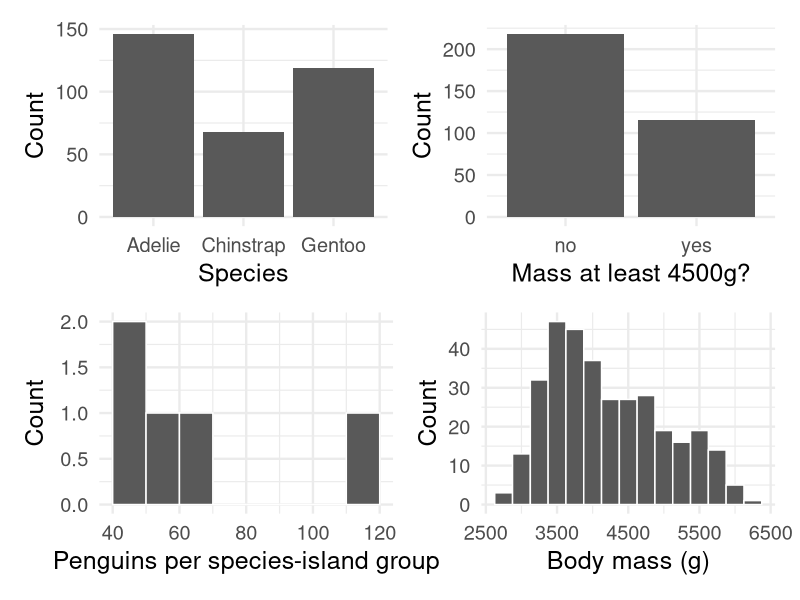
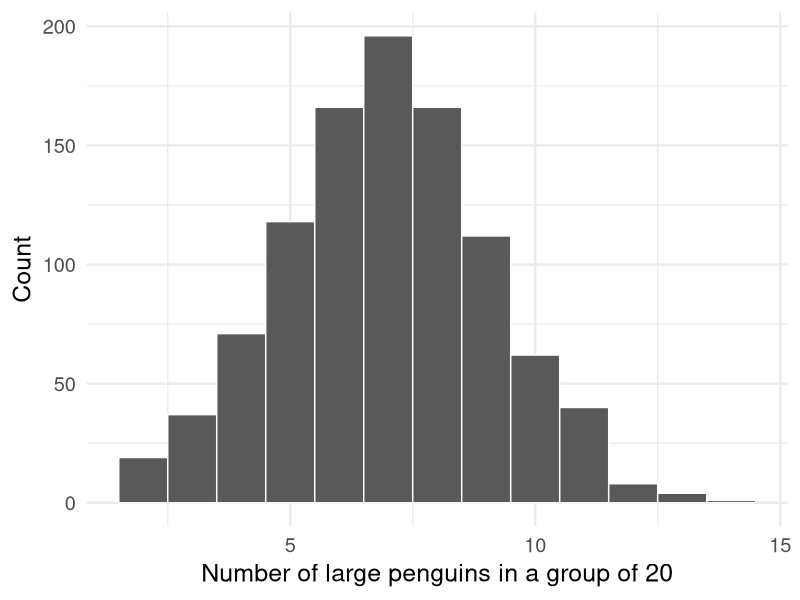
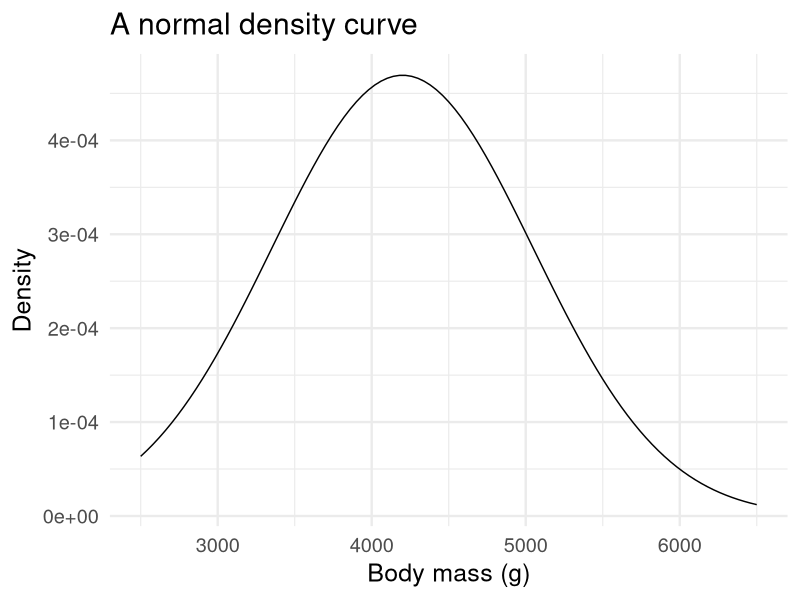
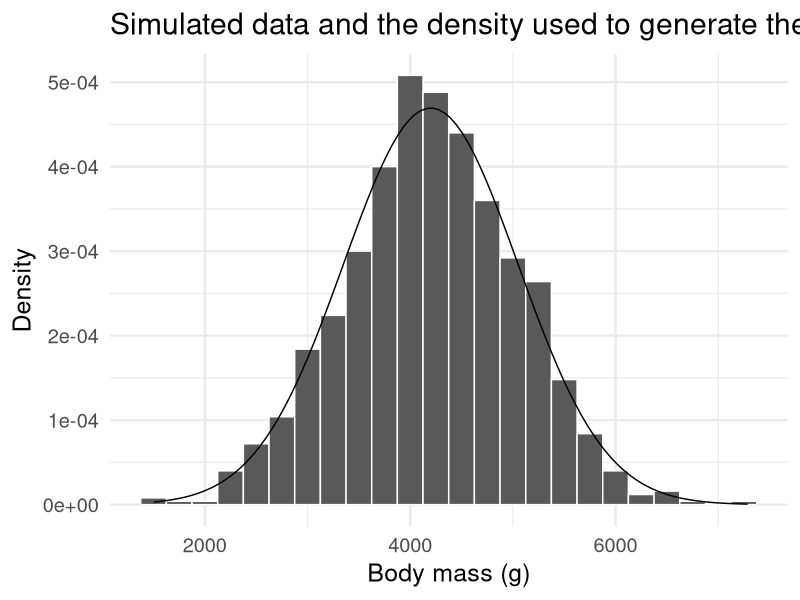
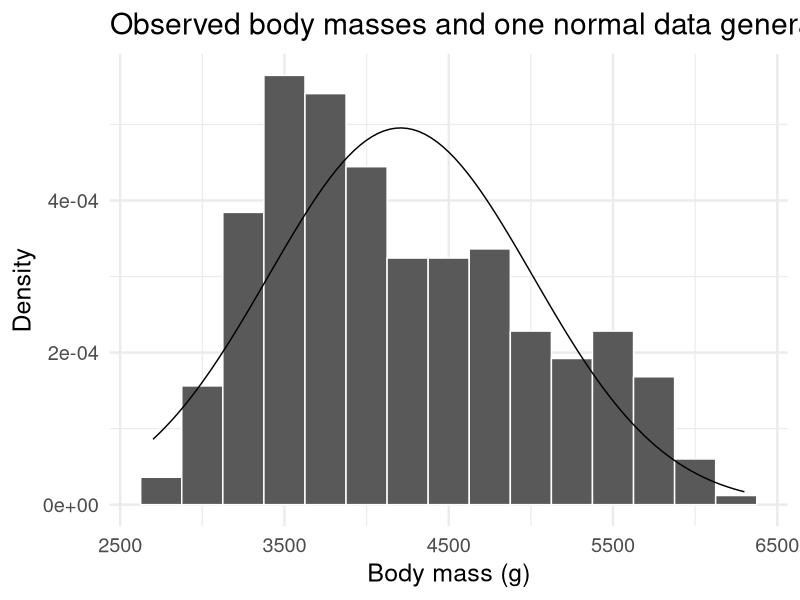
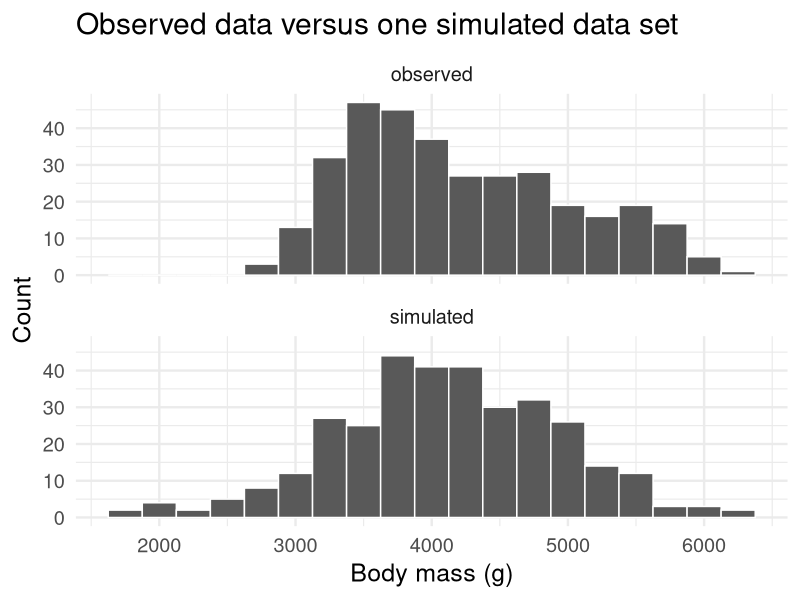
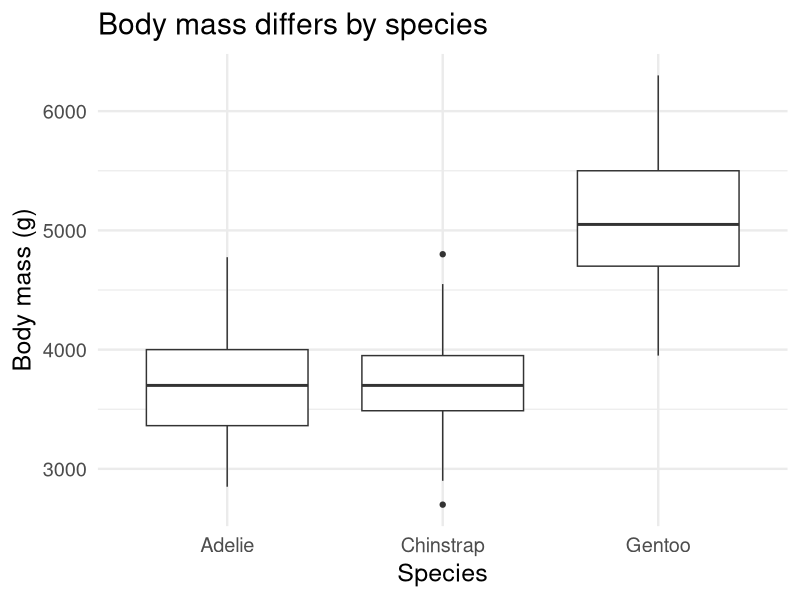
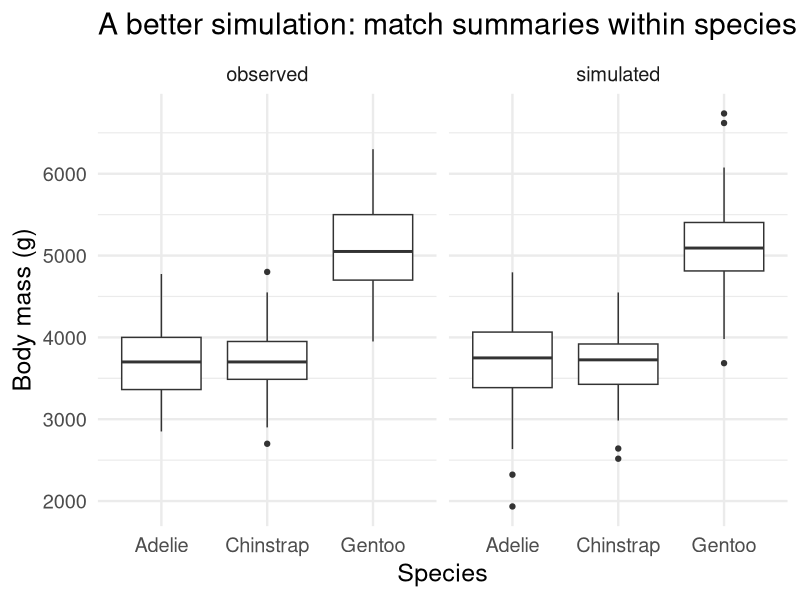

Generate these figures, in order, with R:
## ---- chunk 1
#| include: false
library(tidyverse)
library(palmerpenguins)
library(patchwork)

set.seed(323)
theme_set(theme_minimal(base_size = 18))

penguins_clean <- penguins |>
  drop_na(species, island, bill_length_mm, flipper_length_mm,
          body_mass_g, sex) |>
  mutate(
    large_penguin = body_mass_g >= 4500,
    species = fct_drop(species),
    island = fct_drop(island),
    sex = fct_drop(sex)
  )

group_counts <- penguins_clean |>
  count(species, island, name = "n_penguins")
## ---- chunk 2
set.seed(323)
rnorm(5)
## ---- chunk 3
set.seed(323)
rnorm(5)
## ---- chunk 4
penguins_clean |>
  glimpse()
## ---- chunk 5
#| echo: false
#| message: false
p1 <- penguins_clean |>
  ggplot(aes(x = species)) +
  geom_bar() +
  labs(x = "Species", y = "Count")

p2 <- penguins_clean |>
  mutate(large_penguin = if_else(large_penguin, "yes", "no")) |>
  ggplot(aes(x = large_penguin)) +
  geom_bar() +
  labs(x = "Mass at least 4500g?", y = "Count")

p3 <- group_counts |>
  ggplot(aes(x = n_penguins)) +
  geom_histogram(binwidth = 10, boundary = 0, color = "white") +
  labs(x = "Penguins per species-island group", y = "Count")

p4 <- penguins_clean |>
  ggplot(aes(x = body_mass_g)) +
  geom_histogram(binwidth = 250, color = "white") +
  labs(x = "Body mass (g)", y = "Count")

(p1 | p2) / (p3 | p4)
## ---- chunk 6
sample(
  x = c("Adelie", "Chinstrap", "Gentoo"),
  size = 10,
  replace = TRUE
)
## ---- chunk 7
sample(c("Adelie", "Chinstrap", "Gentoo"),
       size = 10, replace = TRUE, prob = c(.44, .20, .36))
## ---- chunk 8
species_probs <- penguins_clean |>
  count(species) |>
  mutate(prob = n / sum(n))

species_probs
## ---- chunk 9
sim_species <- sample(
  x = species_probs$species,
  size = nrow(penguins_clean),
  replace = TRUE,
  prob = species_probs$prob
)

tibble(species = sim_species) |>
  count(species) |>
  mutate(prop = n / sum(n))
## ---- chunk 10
rbinom(n = 10, size = 1, prob = .30)
## ---- chunk 11
rbinom(n = 10, size = 20, prob = .30)
## ---- chunk 12
p_large <- mean(penguins_clean$large_penguin)
p_large
## ---- chunk 13
sim_large <- rbinom(
  n = nrow(penguins_clean),
  size = 1,
  prob = p_large
)

mean(sim_large)
## ---- chunk 14
#| echo: false
#| message: false
binomial_counts <- tibble(
  n_large = rbinom(n = 1000, size = 20, prob = p_large)
)

binomial_counts |>
  ggplot(aes(x = n_large)) +
  geom_histogram(binwidth = 1, boundary = -.5, color = "white") +
  labs(x = "Number of large penguins in a group of 20",
       y = "Count")
## ---- chunk 15
rpois(n = 20, lambda = 3)
## ---- chunk 16
group_counts
## ---- chunk 17
rpois(n = 10, lambda = group_counts$n_penguins)
## ---- chunk 18
rnorm(n = 10, mean = 4000, sd = 500)
## ---- chunk 19
#| echo: false
#| message: false
tibble(x = seq(2500, 6500, length.out = 200)) |>
  ggplot(aes(x = x)) +
  stat_function(
    fun = dnorm,
    args = list(mean = 4200, sd = 850)
  ) +
  labs(x = "Body mass (g)", y = "Density",
       title = "A normal density curve")
## ---- chunk 20
#| echo: false
#| message: false
sim_body <- tibble(
  body_mass_g = rnorm(1000, mean = 4200, sd = 850)
)

sim_body |>
  ggplot(aes(x = body_mass_g)) +
  geom_histogram(aes(y = after_stat(density)),
                 binwidth = 250, color = "white") +
  stat_function(
    fun = dnorm,
    args = list(mean = 4200, sd = 850)
  ) +
  labs(x = "Body mass (g)", y = "Density",
       title = "Simulated data and the density used to generate them")
## ---- chunk 21
#| echo: false
#| message: false
body_mean <- mean(penguins_clean$body_mass_g)
body_sd <- sd(penguins_clean$body_mass_g)

penguins_clean |>
  ggplot(aes(x = body_mass_g)) +
  geom_histogram(aes(y = after_stat(density)),
                 binwidth = 250, color = "white") +
  stat_function(
    fun = dnorm,
    args = list(mean = body_mean, sd = body_sd)
  ) +
  labs(x = "Body mass (g)", y = "Density",
       title = "Observed body masses and one normal data generative model")
## ---- chunk 22
body_moments <- penguins_clean |>
  summarize(
    mean_body = mean(body_mass_g),
    sd_body = sd(body_mass_g),
    n = n()
  )

sim_penguins_1 <- tibble(
  body_mass_g = rnorm(body_moments$n,
                      body_moments$mean_body,
                      body_moments$sd_body)
)

body_moments
## ---- chunk 23
#| echo: false
#| message: false
observed_body <- penguins_clean |>
  transmute(source = "observed", body_mass_g)

sim_body_1 <- sim_penguins_1 |>
  transmute(source = "simulated", body_mass_g)

bind_rows(observed_body, sim_body_1) |>
  ggplot(aes(x = body_mass_g)) +
  geom_histogram(binwidth = 250, color = "white") +
  facet_wrap(~ source, ncol = 1) +
  labs(x = "Body mass (g)", y = "Count",
       title = "Observed data versus one simulated data set")
## ---- chunk 24
#| echo: false
#| message: false
penguins_clean |>
  ggplot(aes(x = species, y = body_mass_g)) +
  geom_boxplot() +
  labs(x = "Species", y = "Body mass (g)",
       title = "Body mass differs by species")
## ---- chunk 25
species_moments <- penguins_clean |>
  group_by(species) |>
  summarize(n = n(),
            mean_body = mean(body_mass_g),
            sd_body = sd(body_mass_g),
            .groups = "drop")

sim_penguins_2 <- species_moments |>
  rowwise() |>
  mutate(body_mass_g = list(rnorm(n, mean_body, sd_body))) |>
  unnest(body_mass_g) |>
  select(species, body_mass_g)

species_moments
## ---- chunk 26
#| echo: false
#| message: false
observed_by_species <- penguins_clean |>
  transmute(source = "observed", species, body_mass_g)

sim_by_species <- sim_penguins_2 |>
  mutate(source = "simulated")

bind_rows(observed_by_species, sim_by_species) |>
  ggplot(aes(x = species, y = body_mass_g)) +
  geom_boxplot() +
  facet_wrap(~ source) +
  labs(x = "Species", y = "Body mass (g)",
       title = "A better simulation: match summaries within species")
## ---- chunk 27
sim_penguins_3 <- tibble(
  species = sample(species_probs$species, nrow(penguins_clean),
                   replace = TRUE, prob = species_probs$prob)
) |>
  left_join(species_moments, by = "species") |>
  mutate(body_mass_g = rnorm(n(), mean_body, sd_body)) |>
  select(species, body_mass_g)
## ---- chunk 28
#| echo: false
#| message: false
obs_plot <- observed_by_species |>
  mutate(source = "observed")

sim_plot <- sim_penguins_3 |>
  mutate(source = "simulated")

bind_rows(obs_plot, sim_plot) |>
  ggplot(aes(x = body_mass_g, fill = species)) +
  geom_density(alpha = .45) +
  facet_wrap(~ source, ncol = 1) +
  labs(x = "Body mass (g)", y = "Density",
       title = "Does the simulated data look like the observed data?")
## ---- chunk 29
#| fig-height: 4
#| echo: false
#| warning: false
#| message: false
#| eval: true
library(ggplot2)
set.seed(2)

# Create a data frame with values for x and y coordinates
df = data.frame(x = cos(seq(0, 2*pi, length.out = 100)), 
                 y = sin(seq(0, 2*pi, length.out = 100)))

df2 = data.frame(x = runif(50, min = -1, max = 1),
                 y = runif(50, min = -1, max = 1))

# Create a ggplot object with the data frame
ggplot(df, aes(x, y)) + 
  geom_path(size = 0.5) +
  coord_equal() +
  geom_rect(aes(xmin = -1, xmax = 1, ymin = -1, ymax = 1), 
                   fill = NA, color = "black") +
  geom_point(data = df2, aes(x = x, y = y)) +
  theme_bw()
